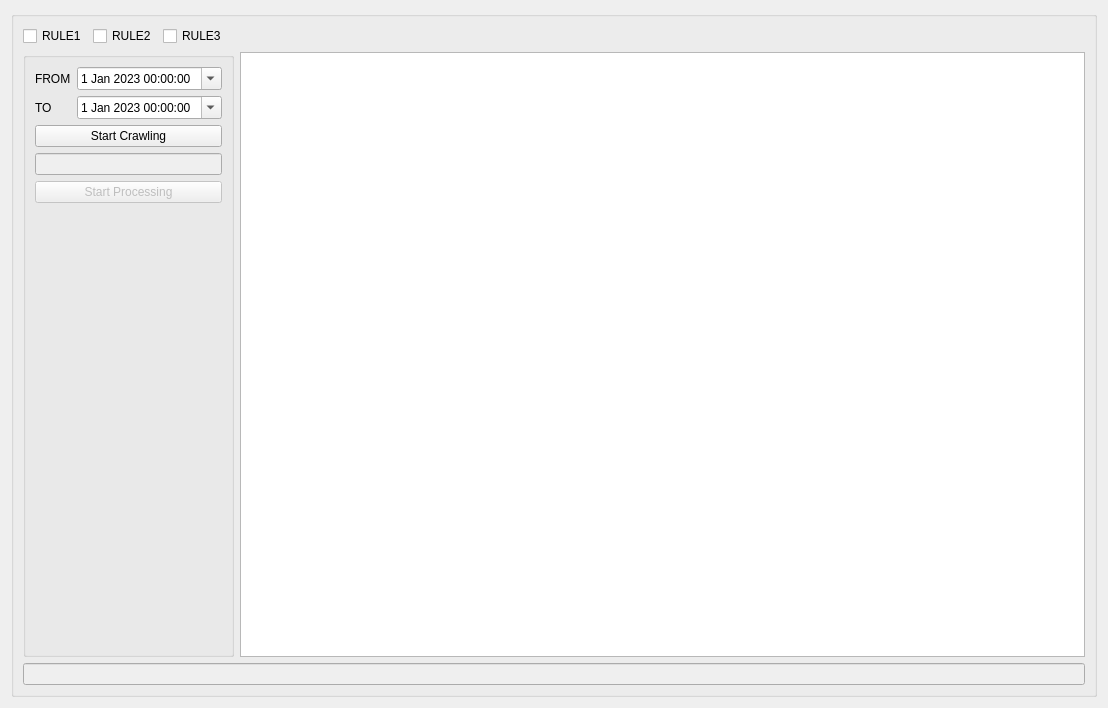
<?xml version="1.0" encoding="UTF-8"?>
<ui version="4.0">
 <class>W_CRAWLER</class>
 <widget class="QWidget" name="W_CRAWLER">
  <property name="geometry">
   <rect>
    <x>0</x>
    <y>0</y>
    <width>1108</width>
    <height>708</height>
   </rect>
  </property>
  <property name="windowTitle">
   <string>Sample_Window</string>
  </property>
  <layout class="QGridLayout" name="gridLayout">
   <item row="0" column="0">
    <widget class="QGroupBox" name="gb_worksapce">
     <property name="title">
      <string/>
     </property>
     <property name="alignment">
      <set>Qt::AlignCenter</set>
     </property>
     <layout class="QGridLayout" name="gridLayout_2">
      <item row="2" column="4">
       <widget class="QListWidget" name="lw_file_list"/>
      </item>
      <item row="6" column="0" colspan="5">
       <widget class="QLineEdit" name="le_check_result">
        <property name="enabled">
         <bool>false</bool>
        </property>
        <property name="text">
         <string/>
        </property>
       </widget>
      </item>
      <item row="0" column="4">
       <spacer name="horizontalSpacer">
        <property name="orientation">
         <enum>Qt::Horizontal</enum>
        </property>
        <property name="sizeHint" stdset="0">
         <size>
          <width>40</width>
          <height>20</height>
         </size>
        </property>
       </spacer>
      </item>
      <item row="2" column="0" colspan="4">
       <widget class="QGroupBox" name="groupBox">
        <property name="title">
         <string/>
        </property>
        <layout class="QGridLayout" name="gridLayout_3">
         <item row="0" column="0">
          <widget class="QLabel" name="lb_from">
           <property name="text">
            <string>FROM</string>
           </property>
          </widget>
         </item>
         <item row="1" column="0">
          <widget class="QLabel" name="lb_to">
           <property name="text">
            <string>TO</string>
           </property>
          </widget>
         </item>
         <item row="4" column="0" colspan="3">
          <widget class="QLineEdit" name="le_check_files">
           <property name="enabled">
            <bool>false</bool>
           </property>
          </widget>
         </item>
         <item row="6" column="1">
          <spacer name="verticalSpacer">
           <property name="orientation">
            <enum>Qt::Vertical</enum>
           </property>
           <property name="sizeHint" stdset="0">
            <size>
             <width>20</width>
             <height>40</height>
            </size>
           </property>
          </spacer>
         </item>
         <item row="3" column="0" colspan="3">
          <widget class="QPushButton" name="pb_crawling">
           <property name="enabled">
            <bool>true</bool>
           </property>
           <property name="text">
            <string>Start Crawling</string>
           </property>
          </widget>
         </item>
         <item row="5" column="0" colspan="3">
          <widget class="QPushButton" name="pb_processing">
           <property name="enabled">
            <bool>false</bool>
           </property>
           <property name="text">
            <string>Start Processing</string>
           </property>
           <property name="checkable">
            <bool>false</bool>
           </property>
           <property name="autoDefault">
            <bool>false</bool>
           </property>
           <property name="flat">
            <bool>false</bool>
           </property>
          </widget>
         </item>
         <item row="0" column="1" colspan="2">
          <widget class="QDateTimeEdit" name="dte_from">
           <property name="dateTime">
            <datetime>
             <hour>0</hour>
             <minute>0</minute>
             <second>0</second>
             <year>2023</year>
             <month>1</month>
             <day>1</day>
            </datetime>
           </property>
           <property name="calendarPopup">
            <bool>true</bool>
           </property>
          </widget>
         </item>
         <item row="1" column="1" colspan="2">
          <widget class="QDateTimeEdit" name="dte_to">
           <property name="dateTime">
            <datetime>
             <hour>0</hour>
             <minute>0</minute>
             <second>0</second>
             <year>2023</year>
             <month>1</month>
             <day>1</day>
            </datetime>
           </property>
           <property name="calendarPopup">
            <bool>true</bool>
           </property>
          </widget>
         </item>
        </layout>
       </widget>
      </item>
      <item row="0" column="0">
       <widget class="QCheckBox" name="cb_rule1">
        <property name="text">
         <string>RULE1</string>
        </property>
       </widget>
      </item>
      <item row="0" column="1">
       <widget class="QCheckBox" name="cb_rule2">
        <property name="text">
         <string>RULE2</string>
        </property>
       </widget>
      </item>
      <item row="0" column="2">
       <widget class="QCheckBox" name="cb_rule3">
        <property name="text">
         <string>RULE3</string>
        </property>
       </widget>
      </item>
     </layout>
    </widget>
   </item>
  </layout>
 </widget>
 <resources>
  <include location="../../icons/icons.qrc"/>
 </resources>
 <connections/>
</ui>
